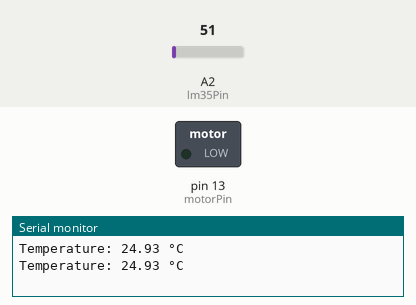
A sketch run on a simulated Arduino Uno, built with avr-gcc and run on an emulated ATmega328P. Parts: switched loads named in the sketch (green lamp = pin HIGH), the last lines printed to the serial monitor. Inputs (shaded band) come from the test bench; at power-on: A2 (lm35Pin) = 51.

Above: at 2.8 s.
2.9 s: A2 (lm35Pin) set to 58
At 4.7 s:
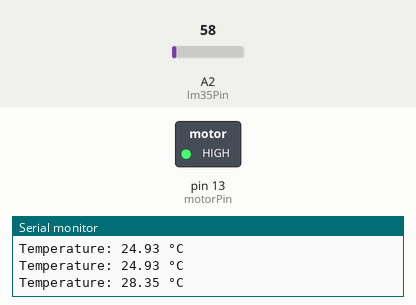
5.6 s: A2 (lm35Pin) set to 30
At 7.4 s:
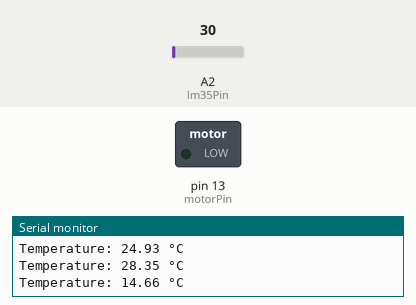
8.3 s: A2 (lm35Pin) set to 61
At 10.5 s:
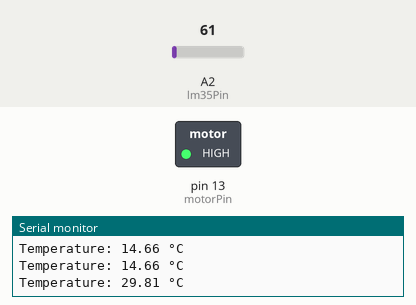
Timing chart, 0 to 12.0 s (numbered marks = the images above; inputs shaded):
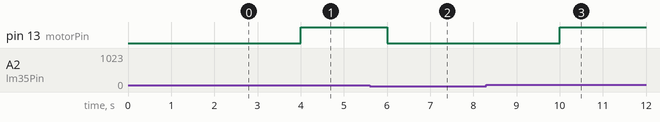

Measured:
- the behaviour switches between 51 and 52 on A2 (lm35Pin) (found by bisection; images 0 and 1)
- after the input at 2.9 s, pin 13 (motorPin): LOW → HIGH after 1.1 s
- after the input at 5.6 s, pin 13 (motorPin): HIGH → LOW after 0.40 s
- after the input at 8.3 s, pin 13 (motorPin): LOW → HIGH after 1.7 s

The sketch:

final_Temp_fan_code.ino
```cpp
const int lm35Pin = A2;
const int motorPin = 13;

void setup() {
  Serial.begin(9600);
  pinMode(motorPin, OUTPUT);
}

void loop() {
  int sensorValue = analogRead(lm35Pin);
  float temperature = (sensorValue * 5.0) / 1023.0;
  temperature = temperature * 100.0;
  Serial.print("Temperature: ");
  Serial.print(temperature);
  Serial.println(" °C");

  if (temperature > 25) {
    digitalWrite(motorPin, HIGH);
  } else {
    digitalWrite(motorPin, LOW);
  }
  delay(2000);
}
```
